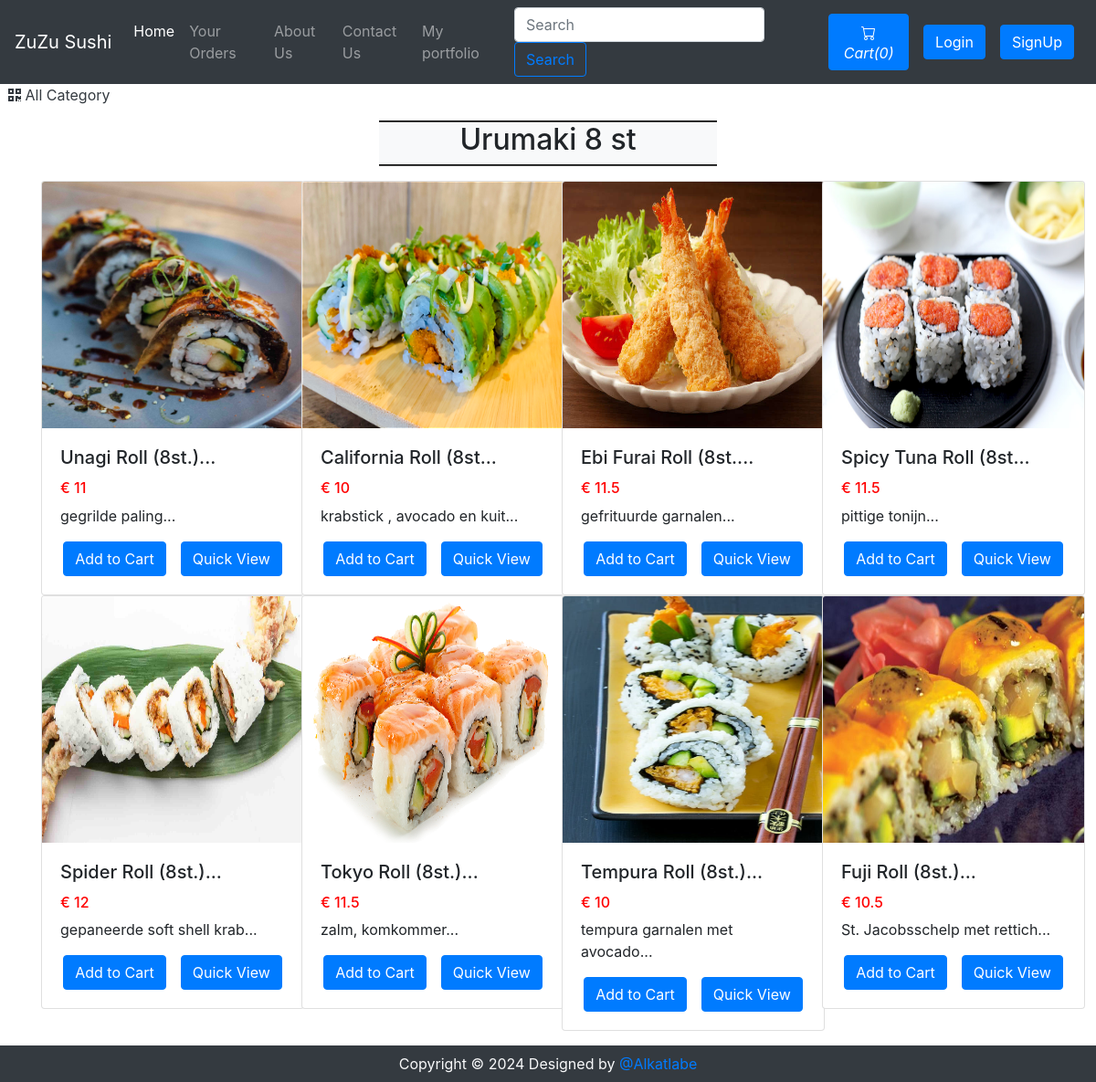
Screenshot of /viewSushiList.php?catid=2 with the database file from the repository.
### tables this page shows
CREATE TABLE `sitedetail` (
  `tempId` int(11) NOT NULL,
  `systemName` varchar(21) NOT NULL,
  `email` varchar(255) NOT NULL,
  `contact1` bigint(21) NOT NULL,
  `contact2` bigint(21) DEFAULT NULL COMMENT 'Optional',
  `address` text NOT NULL,
  `dateTime` datetime NOT NULL DEFAULT '0000-00-00 00:00:00' ON UPDATE current_timestamp()
);

CREATE TABLE `sushi` (
  `sushiId` int(12) NOT NULL,
  `sushiName` varchar(255) NOT NULL,
  `sushiPrice` float NOT NULL,
  `sushiDesc` text NOT NULL,
  `sushiCategorieId` int(12) NOT NULL,
  `sushiPubDate` datetime NOT NULL DEFAULT current_timestamp()
);

### viewSushiList.php (the view, shortened to what this page needs)
<!doctype html>
<html lang="en">
<head>
    <link rel="stylesheet" href="https://stackpath.bootstrapcdn.com/bootstrap/4.4.1/css/bootstrap.min.css">
    <link rel="stylesheet" href="https://use.fontawesome.com/releases/v5.8.2/css/all.css">
</head>
<body>
    <?php include 'Templates/_dbconnect.php';?>
    <?php require 'Templates/_nav.php' ?>
    <div>&nbsp;
        <a href="index.php" class="active text-dark">
        <i class="fas fa-qrcode"></i>
            <span>All Category</span>
        </a>
    </div>
    <div class="container my-3" id="cont">
        <div class="col-lg-4 text-center bg-light my-3" style="margin:auto;border-top: 2px groove black;border-bottom: 2px groove black;">
            <h2 class="text-center"><span id="catTitle">Items</span></h2>
        </div>
        <div class="row">
        <?php
            $id = $_GET['catid'];
            $sql = "SELECT * FROM `sushi` WHERE sushiCategorieId = $id";
            $result = mysqli_query($conn, $sql);
            while($row = mysqli_fetch_assoc($result)){
                $sushiId = $row['sushiId'];
                $sushiName = $row['sushiName'];
                $sushiPrice = $row['sushiPrice'];
                $sushiDesc = $row['sushiDesc'];
                echo '<div class="col-xs-3 col-sm-3 col-md-3">
                        <div class="card" style="width: 18rem;">
                            <img src="img/sushi-'.$sushiId. '.jpg" class="card-img-top" alt="image for this sushi" width="249px" height="270px">
                            <div class="card-body">
                                <h5 class="card-title">' . substr($sushiName, 0, 20). '...</h5>
                                <h6 style="color: #ff0000">€ '.$sushiPrice. '</h6>
                                <p class="card-text">' . substr($sushiDesc, 0, 29). '...</p>
                                <div class="row justify-content-center">';
                                if($loggedin){
                                    $quaSql = "SELECT `itemQuantity` FROM `viewcart` WHERE sushiId = '$sushiId' AND `userId`='$userId'";
                                    $quaresult = mysqli_query($conn, $quaSql);
                                    $quaExistRows = mysqli_num_rows($quaresult);
                                    if($quaExistRows == 0) {
                                        echo '<form action="Templates/_manageCart.php" method="POST">
                                              <input type="hidden" name="itemId" value="'.$sushiId. '">
                                              <button type="submit" name="addToCart" class="btn btn-primary mx-2">Add to Cart</button>';
                                    }else {
                                        echo '<a href="viewCart.php"><button class="btn btn-primary mx-2">Go to Cart</button></a>';
                                    }
                                }
                                else{
                                    echo '<button class="btn btn-primary mx-2" data-toggle="modal" data-target="#loginModal">Add to Cart</button>';
                                }
                            echo '</form>
                                <a href="viewSushi.php?sushiId=' . $sushiId . '" class="mx-2"><button class="btn btn-primary">Quick View</button></a>
                                </div>
                            </div>
                        </div>
                    </div>';
            }
            ?>
        </div>
    </div>
    <?php require 'Templates/_footer.php' ?>
</body>
</html>

### Templates/_nav.php (shortened to what this page needs)
<?php
if(isset($_SESSION['loggedin']) && $_SESSION['loggedin']==true){
  $loggedin= true;
  $userId = $_SESSION['userId'];
  $username = $_SESSION['username'];
}
else{
  $loggedin = false;
  $userId = 0;
}
$sql = "SELECT * FROM `sitedetail`";
$result = mysqli_query($conn, $sql);
$row = mysqli_fetch_assoc($result);
$systemName = $row['systemName'];
echo '<nav class="navbar navbar-expand-lg navbar-dark bg-dark">
      <a class="navbar-brand" href="index.php">'.$systemName.'</a>
      <button class="navbar-toggler" type="button" data-toggle="collapse" data-target="#navbarSupportedContent" aria-controls="navbarSupportedContent" aria-expanded="false" aria-label="Toggle navigation">
        <span class="navbar-toggler-icon"></span>
      </button>
      <div class="collapse navbar-collapse" id="navbarSupportedContent">
        <ul class="navbar-nav mr-auto">
          <li class="nav-item active">
            <a class="nav-link" href="index.php">Home <span class="sr-only">(current)</span></a>
          </li>
          <li class="nav-item">
            <a class="nav-link" href="viewOrder.php">Your Orders</a>
          </li>
          <li class="nav-item">
            <a class="nav-link" href="about.php">About Us</a>
          </li>
          <li class="nav-item">
            <a class="nav-link" href="contact.php">Contact Us</a>
          </li>
          <li class="nav-item">
            <a class="nav-link" href="../index.php">My portfolio</a>
          </li>
        </ul>
        <form method="get" action="/Rest/search.php" class="form-inline my-2 my-lg-0 mx-3">
          <input class="form-control mr-sm-2" type="search" name="search" id="search" placeholder="Search" aria-label="Search" required>
          <button class="btn btn-outline-primary my-2 my-sm-0" type="submit">Search</button>
        </form>';
        $countsql = "SELECT SUM(`itemQuantity`) FROM `viewcart` WHERE `userId`=$userId";
        $countresult = mysqli_query($conn, $countsql);
        $countrow = mysqli_fetch_assoc($countresult);
        $count = $countrow['SUM(`itemQuantity`)'];
        if(!$count) {
          $count = 0;
        }
        echo '<a href="viewCart.php"><button type="button" class="btn btn-primary mx-2" title="MyCart">
          <svg xmlns="img/cart.svg" width="16" height="16" fill="currentColor" class="bi bi-cart" viewBox="0 0 16 16">
            <path d="M0 1.5A.5.5 0 0 1 .5 1H2a.5.5 0 0 1 .485.379L2.89 3H14.5a.5.5 0 0 1 .491.592l-1.5 8A.5.5 0 0 1 13 12H4a.5.5 0 0 1-.491-.408L2.01 3.607 1.61 2H.5a.5.5 0 0 1-.5-.5zM3.102 4l1.313 7h8.17l1.313-7H3.102zM5 12a2 2 0 1 0 0 4 2 2 0 0 0 0-4zm7 0a2 2 0 1 0 0 4 2 2 0 0 0 0-4zm-7 1a1 1 0 1 1 0 2 1 1 0 0 1 0-2zm7 0a1 1 0 1 1 0 2 1 1 0 0 1 0-2z"/>
          </svg>
          <i class="bi bi-cart">Cart(' .$count. ')</i>
        </button></a>';
        if($loggedin){
          echo '<ul class="navbar-nav mr-2">
            <li class="nav-item dropdown">
              <a class="nav-link dropdown-toggle" href="#" id="navbarDropdown" role="button" data-toggle="dropdown"> Welcome ' .$username. '</a>
              <div class="dropdown-menu" aria-labelledby="navbarDropdown">
                <a class="dropdown-item" href="Templates/_logout.php">Logout</a>
              </div>
            </li>
          </ul>
          <div class="text-center image-size-small position-relative">
            <a href="viewProfile.php"><img src="img/person-' .$userId. '.jpg" class="rounded-circle" onError="this.src = \'img/profilePic.jpg\'" style="width:40px; height:40px"></a>
          </div>';
        }
        else {
          echo '
          <button type="button" class="btn btn-primary mx-2"  data-toggle="modal" data-target="#loginModal">Login</button>
          <button type="button" class="btn btn-primary mx-2"  data-toggle="modal" data-target="#signupModal">SignUp</button>';
        }
  echo '</div>
    </nav>';
?>

### Templates/_footer.php
<div class="footer container-fluid bg-dark text-light">
    <p class="text-center py-2 mb-0">Copyright © 2024 Designed by <a href="#"  rel="noopener noreferrer">@Alkatlabe</a></p>
</div>

### viewSushiList.php (style rules this page uses)
#cont { min-height : 570px; }

### rows the page displays
sitedetail: systemName "ZuZu Sushi"
sushi: shows a picture, sushiName "Unagi Roll (8st.)", sushiPrice "11", sushiDesc "gegrilde paling"
sushi: shows a picture, sushiName "California Roll (8st", sushiPrice "10", sushiDesc "krabstick , avocado en kuit"
sushi: shows a picture, sushiName "Ebi Furai Roll (8st.", sushiPrice "11.5", sushiDesc "gefrituurde garnalen"
sushi: shows a picture, sushiName "Spicy Tuna Roll (8st", sushiPrice "11.5", sushiDesc "pittige tonijn"
sushi: shows a picture, sushiName "Spider Roll (8st.)", sushiPrice "12", sushiDesc "gepaneerde soft shell krab"
sushi: shows a picture, sushiName "Tokyo Roll (8st.)", sushiPrice "11.5", sushiDesc "zalm, komkommer"
sushi: shows a picture, sushiName "Tempura Roll (8st.)", sushiPrice "10", sushiDesc "tempura garnalen met avocado"
sushi: shows a picture, sushiName "Fuji Roll (8st.)", sushiPrice "10.5", sushiDesc "St. Jacobsschelp met rettich"

### other values shown
$count "0"
